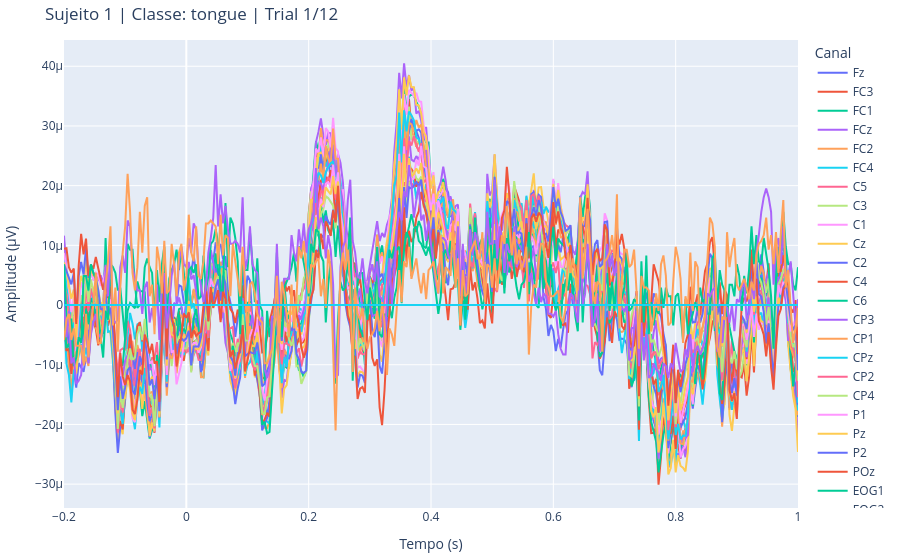

Notebook source saved alongside this figure:
### Code cell
# 2014
participant = 1
dataset = BNCI2014_001()
data = dataset.get_data(subjects=[participant])

session_key = list(data[participant].keys())[0]
run_key = list(data[participant][session_key].keys())[0]
raw = data[participant][session_key][run_key]

events, event_id = mne.events_from_annotations(raw)
epochs = mne.Epochs(raw, events, event_id=event_id,
tmin=-0.2, tmax=1.0, baseline=None, preload=True)

classes = list(event_id.keys())
classe = classes[3]
idx = 0

ep_classe = epochs[classe]
trial = ep_classe[idx].get_data()[0]
times = ep_classe.times
fig = go.Figure()

for ch_idx, ch_name in enumerate(epochs.ch_names):
    fig.add_trace(go.Scatter(x=times, y=trial[ch_idx], mode='lines', name=ch_name))

fig.update_layout(
    title=f"Sujeito {participant} | Classe: {classe} | Trial {idx+1}/{len(ep_classe)}",
    xaxis_title="Tempo (s)",
    yaxis_title="Amplitude (µV)",
    margin=dict(l=10, r=10, t=40, b=10),
    legend_title="Canal"
)
display(fig)

### Figure 1 — Plotly figure (JSON) as saved in the notebook; plotly's stock layout.template omitted (floating-point values rounded to 4 significant figures; data arrays with more than 128 entries replaced by an {"elided": "..."} marker saying what was removed)
{"data": [{"mode": "lines", "name": "Fz", "type": "scatter", "x": {"elided": "301 float values"}, "y": {"elided": "301 float values"}}, {"mode": "lines", "name": "FC3", "type": "scatter", "x": {"elided": "301 float values"}, "y": {"elided": "301 float values"}}, {"mode": "lines", "name": "FC1", "type": "scatter", "x": {"elided": "301 float values"}, "y": {"elided": "301 float values"}}, {"mode": "lines", "name": "FCz", "type": "scatter", "x": {"elided": "301 float values"}, "y": {"elided": "301 float values"}}, {"mode": "lines", "name": "FC2", "type": "scatter", "x": {"elided": "301 float values"}, "y": {"elided": "301 float values"}}, {"mode": "lines", "name": "FC4", "type": "scatter", "x": {"elided": "301 float values"}, "y": {"elided": "301 float values"}}, {"mode": "lines", "name": "C5", "type": "scatter", "x": {"elided": "301 float values"}, "y": {"elided": "301 float values"}}, {"mode": "lines", "name": "C3", "type": "scatter", "x": {"elided": "301 float values"}, "y": {"elided": "301 float values"}}, {"mode": "lines", "name": "C1", "type": "scatter", "x": {"elided": "301 float values"}, "y": {"elided": "301 float values"}}, {"mode": "lines", "name": "Cz", "type": "scatter", "x": {"elided": "301 float values"}, "y": {"elided": "301 float values"}}, {"mode": "lines", "name": "C2", "type": "scatter", "x": {"elided": "301 float values"}, "y": {"elided": "301 float values"}}, {"mode": "lines", "name": "C4", "type": "scatter", "x": {"elided": "301 float values"}, "y": {"elided": "301 float values"}}, {"mode": "lines", "name": "C6", "type": "scatter", "x": {"elided": "301 float values"}, "y": {"elided": "301 float values"}}, {"mode": "lines", "name": "CP3", "type": "scatter", "x": {"elided": "301 float values"}, "y": {"elided": "301 float values"}}, {"mode": "lines", "name": "CP1", "type": "scatter", "x": {"elided": "301 float values"}, "y": {"elided": "301 float values"}}, {"mode": "lines", "name": "CPz", "type": "scatter", "x": {"elided": "301 float values"}, "y": {"elided": "301 float values"}}, {"mode": "lines", "name": "CP2", "type": "scatter", "x": {"elided": "301 float values"}, "y": {"elided": "301 float values"}}, {"mode": "lines", "name": "CP4", "type": "scatter", "x": {"elided": "301 float values"}, "y": {"elided": "301 float values"}}, {"mode": "lines", "name": "P1", "type": "scatter", "x": {"elided": "301 float values"}, "y": {"elided": "301 float values"}}, {"mode": "lines", "name": "Pz", "type": "scatter", "x": {"elided": "301 float values"}, "y": {"elided": "301 float values"}}, {"mode": "lines", "name": "P2", "type": "scatter", "x": {"elided": "301 float values"}, "y": {"elided": "301 float values"}}, {"mode": "lines", "name": "POz", "type": "scatter", "x": {"elided": "301 float values"}, "y": {"elided": "301 float values"}}, {"mode": "lines", "name": "EOG1", "type": "scatter", "x": {"elided": "301 float values"}, "y": {"elided": "301 float values"}}, {"mode": "lines", "name": "EOG2", "type": "scatter", "x": {"elided": "301 float values"}, "y": {"elided": "301 float values"}}, {"mode": "lines", "name": "EOG3", "type": "scatter", "x": {"elided": "301 float values"}, "y": {"elided": "301 float values"}}, {"mode": "lines", "name": "STI", "type": "scatter", "x": {"elided": "301 float values"}, "y": {"elided": "301 float values"}}], "layout": {"legend": {"title": {"text": "Canal"}}, "margin": {"b": 10, "l": 10, "r": 10, "t": 40}, "title": {"text": "Sujeito 1 | Classe: tongue | Trial 1/12"}, "xaxis": {"title": {"text": "Tempo (s)"}}, "yaxis": {"title": {"text": "Amplitude (µV)"}}}}
